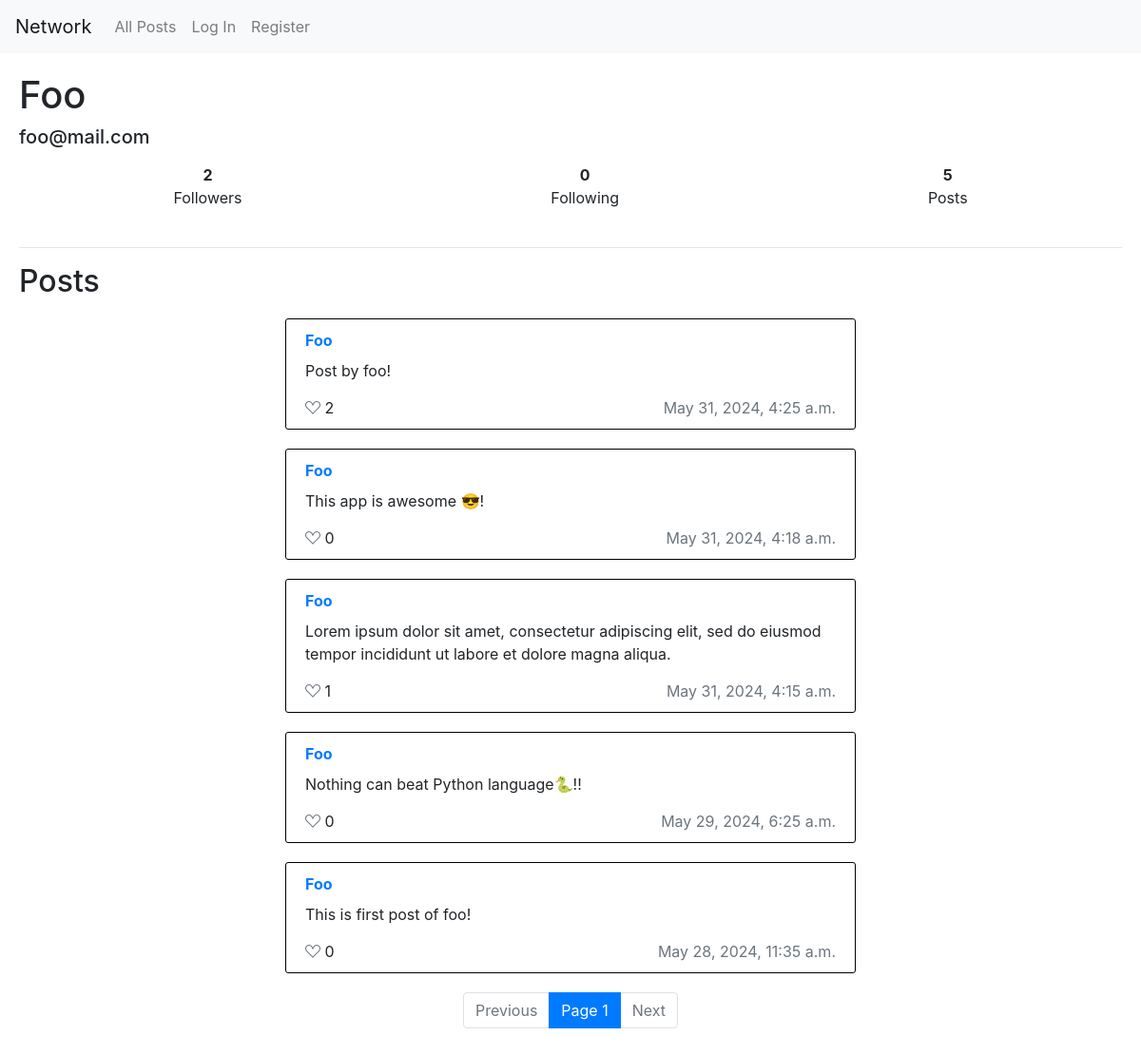
/profile/foo, run on the app's committed database.
### network/models.py (models this page shows, shortened)
class User(AbstractUser):
    following = models.ManyToManyField("self", related_name="followers", symmetrical=False, blank=True)
    pass

class Post(models.Model):
    poster = models.ForeignKey(User, on_delete=models.CASCADE, related_name="posts")
    content = models.TextField()
    date_created = models.DateTimeField(auto_now_add=True)
    liked_users = models.ManyToManyField(User, related_name="liked_posts", blank=True)

### network/views.py (the view)
# urls.py: path("profile/<str:username>", views.user_profile, name="user_profile"),
def user_profile(request, username):
    try:
        profile_user = User.objects.get(username=username)
    except User.DoesNotExist:
        return HttpResponse("User with this Username Doesn't Exist")
    all_posts = profile_user.posts.order_by("-date_created")
    posts = Paginator(all_posts, per_page=10)
    page = request.GET.get("page") or 1
    follows = (request.user.is_authenticated and request.user.following.filter(username=username) )
    return render(request, "network/user_profile.html", {
        "profile_user":profile_user,
        "posts": posts.get_page(page),
        "follows": follows,
    })

### network/templates/network/user_profile.html (shortened to what this page needs)
{% extends "network/layout.html" %}
{% load static %}
{% block body %}
    <h1 class="text-capitalize"> {{profile_user.username}} </h1>
    <h5 class="pb-2">{{profile_user.email}}</h5>
    <div class="d-flex flex-row justify-content-around pb-4">
        <div class="text-center"> <strong>{{profile_user.followers.count}}</strong> <br> Followers </div>
        <div class="text-center"> <strong>{{profile_user.following.count}}</strong> <br> Following  </div>
        <div class="text-center"> <strong>{{profile_user.posts.count}}</strong> <br> Posts  </div>
    </div>
    <hr>
    <h2> Posts </h2>
    {% for post in posts %}
            <div class="post" data-post_id={{post.id}}>
                <div class="content-above-div" >
                    <a class="font-weight-bolder text-capitalize" href="{% url 'user_profile' post.poster.username %}"> {{ post.poster }} </a>
                </div>
                <div class="content"> {{ post.content }} </div>
                <div class="content-below-div">
                    <div class="likes">
                        {% if user.is_authenticated %}
                            {% if request.user in post.liked_users.all %}
                                <i class="bi bi-suit-heart-fill" data-like_url="{% url 'like_post' post.id %}"></i>
                            {% else %}
                                <i class="bi bi-suit-heart" data-like_url="{% url 'like_post' post.id %}"></i>
                            {% endif %}
                        {% else %}
                            <i class="bi bi-suit-heart text-muted"></i>
                        {% endif %}
                            <span class="likes-count"> {{ post.liked_users.count }} </span>
                    </div>
                    <div class="text-muted"> {{post.date_created}}</div>
                </div>
            </div>
    {% endfor %}
    <nav aria-label="Page navigation example">
        <ul class="pagination justify-content-center">
            {% if posts.has_previous %}
                <li class="page-item"><a class="page-link" href="?page={{posts.previous_page_number}}">Previous</a></li>
            {% else %}
                <li class="page-item disabled"><a class="page-link">Previous</a></li>
            {% endif %}
            <li class="page-item active"><a class="page-link"> Page {{ posts.number }} </a></li>
            {% if posts.has_next %}
                <li class="page-item"><a class="page-link" href="?page={{posts.next_page_number}}">Next</a></li>
            {% else %}
                <li class="page-item disabled"><a class="page-link">Next</a></li>
            {% endif %}
        </ul>
    </nav>
{% endblock %}

### network/static/network/styles.css (style rules this page uses)
.post { margin: 20px auto; padding: 10px 20px; border: 1px solid black; border-radius: 3px; max-width: 600px; }
.content-above-div { padding-bottom: 8px; display: flex; flex-direction: row; justify-content: space-between; }
.content-below-div { padding-top: 15px; display: flex; flex-direction: row; justify-content: space-between; }
i { color: red; }

### data on the page
User: username "Foo", email "foo@mail.com", followers.count "2", following.count "0", posts.count "5"
Post: poster "Foo", content "Post by foo!", liked_users.count "2", date_created "May 31, 2024, 4:25 a.m."
Post: poster "Foo", content "This app is awesome 😎!", liked_users.count "0", date_created "May 31, 2024, 4:18 a.m."
Post: poster "Foo", content "Lorem ipsum dolor sit amet, consectetur adipiscing elit, sed do eiusmod tempor incididunt ut labore et dolore magna aliqua.", liked_users.count "1", date_created "May 31, 2024, 4:15 a.m."
Post: poster "Foo", content "Nothing can beat Python language🐍!!", liked_users.count "0", date_created "May 29, 2024, 6:25 a.m."
Post: poster "Foo", content "This is first post of foo!", liked_users.count "0", date_created "May 28, 2024, 11:35 a.m."

### other printed values
{{ posts.number }} "1"
